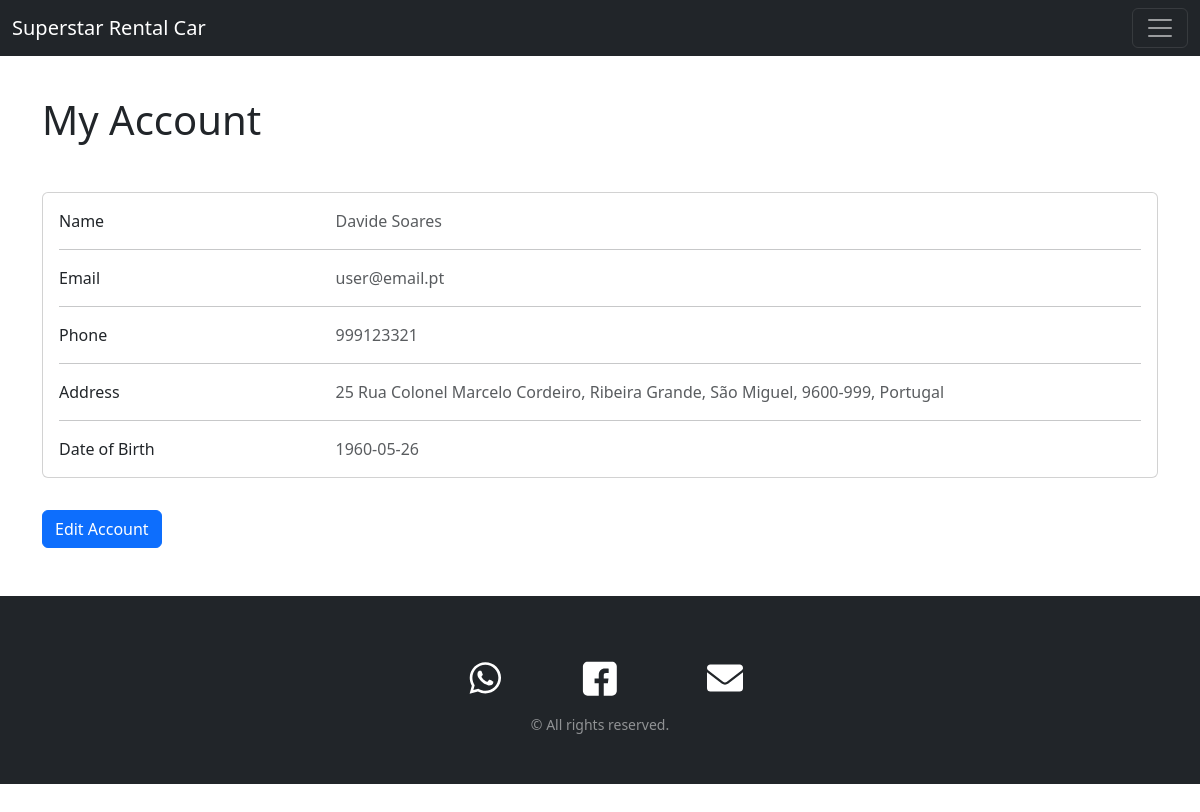
/html/userView.php (signed in), run on the app's committed database.
### tables this page shows
CREATE TABLE IF NOT EXISTS user (
    id INT UNSIGNED NOT NULL AUTO_INCREMENT,
     
    email VARCHAR(90) NOT NULL,
    passwordHash VARCHAR(200) NOT NULL,
    name VARCHAR(90) NOT NULL,
    dateOfBirth DATE NOT NULL,
    address_id INT UNSIGNED NOT NULL,
    phone VARCHAR(25) NOT NULL,
    isAdmin BOOLEAN NOT NULL DEFAULT FALSE,
    isArchived BOOLEAN NOT NULL DEFAULT FALSE,
    PRIMARY KEY(id),
    CONSTRAINT fk_user_address
        FOREIGN KEY (address_id)
        REFERENCES address(id),
    CONSTRAINT UNIQUE (email)
);

CREATE TABLE IF NOT EXISTS address (
    id INT UNSIGNED NOT NULL AUTO_INCREMENT,
    street VARCHAR(90) NOT NULL,
    doorNumber VARCHAR(10),
    apartmentNr VARCHAR(10),
    city VARCHAR(45) NOT NULL,
    district VARCHAR(45) NOT NULL,
    postalCode VARCHAR(15) NOT NULL,
    country_id INT UNSIGNED NOT NULL,
    PRIMARY KEY (id),
    CONSTRAINT fk_address_country
        FOREIGN KEY (country_id)
        REFERENCES country(id)
);

CREATE TABLE IF NOT EXISTS country (
    id INT UNSIGNED NOT NULL AUTO_INCREMENT,
    name VARCHAR(45) NOT NULL,
    code VARCHAR(6) NOT NULL,
    PRIMARY KEY (id)
);

### src/RentACar/DBModel.php (called while the page is built, shortened)
<?php
trait DBModel
{
    public static function find(int $id, string $tableName = ''): self
    {
        $connection = MyConnect::getInstance()->getConnection();
        if ($tableName === '') {
            $class_parts = explode('\\', static::class);
            $tableName = end($class_parts);
            $tableName = self::camelToSnake($tableName);
        }
        $sql = "SELECT * FROM " . $tableName . " WHERE id = ?";
        $stmt = $connection->prepare($sql);
        $stmt->execute([$id]);
        $result = $stmt->fetchObject(static::class);
        return $result;
    }
    public function loadRelation(string $relationName, string $tableName = ''): void
    {
        $className = 'RentACar\\' . self::snakeToCamel($relationName);
        $this->{$relationName} = $className::find($this->{$relationName . '_id'}, $tableName);
    }
    public static function camelToSnake($camelCase): string
    {
        $result = '';
        for ($i = 0; $i < strlen($camelCase); $i++) {
            $char = $camelCase[$i];
            if (ctype_upper($char)) {
                $result .= '_' . strtolower($char);
            } else {
                $result .= $char;
            }
        }
        return ltrim($result, '_');
    }
    public static function snakeToCamel($string, $capitalizeFirstCharacter = true): string
    {
        $str = str_replace(' ', '', ucwords(str_replace('_', ' ', $string)));
        return $str;
    }
}

### src/RentACar/Profile.php (called while the page is built, shortened)
<?php
require_once $_SERVER['DOCUMENT_ROOT'] . '/RentACar/Address.php';
require_once $_SERVER['DOCUMENT_ROOT'] . '/RentACar/DBModel.php';
abstract class Profile {
    protected ?string $name = null;
    protected ?string $email = null;
    protected ?string $dateOfBirth = null;
    protected ?string $phone = null;
    protected ?Address $address = null;
    public function getName(): string
    {
        return $this->name;
    }
    public function getEmail(): string
    {
        return $this->email;
    }
    public function getDateOfBirth(): string
    {
        return $this->dateOfBirth;
    }
    public function getAddress(): Address
    {
        return $this->address;
    }
    public function getPhone(): string
    {
        return $this->phone;
    }
}

### src/RentACar/Address.php (called while the page is built, shortened)
<?php
require_once $_SERVER['DOCUMENT_ROOT'] . '/RentACar/Country.php';
require_once $_SERVER['DOCUMENT_ROOT'] . '/RentACar/DBModel.php';
class Address {
    protected ?string $street = null;
    protected ?string $doorNumber = null;
    protected ?string $city = null;
    protected ?string $district = null;
    protected ?string $postalCode = null;
    protected ?Country $country = null;
    public function getCountry()
    {
        return $this->country;
    }
    public function getAddressToString() : string
    {
        $addressString = $this->doorNumber . ' ' . $this->street;
        $addressString .= ', ' . $this->city . ', ' . $this->district . ', ' . $this->postalCode . ', ' . $this->getCountry()->getName();
        return $addressString;
    }
}

### src/RentACar/Country.php (called while the page is built, shortened)
<?php
require_once $_SERVER['DOCUMENT_ROOT'] . '/RentACar/DBModel.php';
class Country {
    protected ?string $name = null;
    public function getName(): string
    {
        return $this->name;
    }
}

### src/html/userView.php (the view, shortened to what this page needs)
<?php
require_once $_SERVER['DOCUMENT_ROOT'] . '/html/components/header.php';
$user = User::find($_SESSION['logged_id']);
$user->loadRelation('address');
$user->getAddress()->loadRelation('country');
$address = $user->getAddress();
echo getHeader();
?>
<body>
    <?php include $_SERVER['DOCUMENT_ROOT'] . '/html/components/navbar.inc.php'; ?>
    <div class="container mt-5">
        <div class="row">
            <div class="col">
                <h1 class="my-5">My Account</h1>
            </div>
        </div>
        <div class="row mb-2">
            <div class="col">
                <div class="card mb-4">
                    <div class="card-body">
                        <div class="row">
                            <div class="col-sm-3">
                                <p class="mb-0">Name</p>
                            </div>
                            <div class="col-sm-9">
                                <p class="text-muted mb-0"><?php echo $user->getName(); ?></p>
                            </div>
                        </div>
                        <hr>
                        <div class="row">
                            <div class="col-sm-3">
                                <p class="mb-0">Email</p>
                            </div>
                            <div class="col-sm-9">
                                <p class="text-muted mb-0"><?php echo $user->getEmail(); ?></p>
                            </div>
                        </div>
                        <hr>
                        <div class="row">
                            <div class="col-sm-3">
                                <p class="mb-0">Phone</p>
                            </div>
                            <div class="col-sm-9">
                                <p class="text-muted mb-0"><?php echo $user->getPhone(); ?></p>
                            </div>
                        </div>
                        <hr>
                        <div class="row">
                            <div class="col-sm-3">
                                <p class="mb-0">Address</p>
                            </div>
                            <div class="col-sm-9">
                                <p class="text-muted mb-0"><?php echo $address->getAddressToString(); ?></p>
                            </div>
                        </div>
                        <hr>
                        <div class="row">
                            <div class="col-sm-3">
                                <p class="mb-0">Date of Birth</p>
                            </div>
                            <div class="col-sm-9">
                                <p class="text-muted mb-0"><?php echo $user->getDateOfBirth(); ?></p>
                            </div>
                        </div>
                    </div>
                </div>
            </div>
        </div>
        <div class="row">
            <div class="col">
                <a href="userEdit.php" class="btn btn-primary">Edit Account</a>
            </div>
        </div>
    </div>
</body>
</html>

### src/css/style.css (style rules this page uses)
body { min-height: 100vh; }

### data on the page
user: name "Davide Soares", email "user@email.pt", phone "999123321", dateOfBirth "1960-05-26"
address: $address->getAddressToString() "25 Rua Colonel Marcelo Cordeiro, Ribeira Grande, São Miguel, 9600-999, Portugal"
